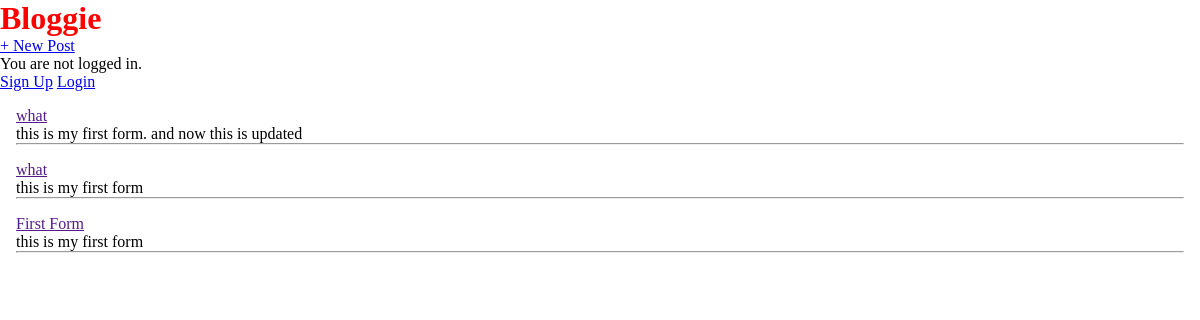
The page / on the database its author committed.
### blog/models.py (models this page shows, shortened)
class Post(models.Model):
    title = models.CharField(max_length=200)
    author = models.ForeignKey(
        'auth.User',
        on_delete=models.CASCADE
    )
    text = models.TextField()

### blog/views.py (the view)
# urls.py: path('', HomePageView.as_view(), name='home'),
class HomePageView(ListView):
    model = Post
    template_name = 'index.html'
    context_object_name = 'all_posts'

### templates/index.html
{% extends 'base.html' %}
{% block content %}
    {% for post in all_posts %}
    <div class="post-content">
        <a href="">{{ post.title }}</a>
        <p>{{ post.text }}</p>
        <hr>
    </div>
    {% endfor %}
{% endblock %}

### static/css/style.css (style rules this page uses)
* { margin: 0; padding: 0; }
.post-content { margin: 1em; border = "solid 1px black"; border-radius: 10px; }

### rows shown on the page
Post: title "what", text "this is my first form. and now this is updated"
Post: title "what", text "this is my first form"
Post: title "First Form", text "this is my first form"
